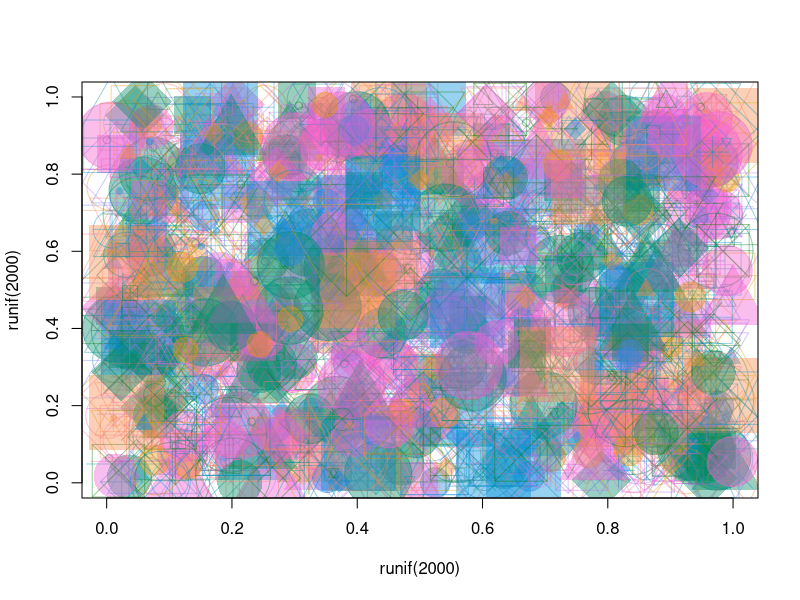

Write the R code that produced this figure.
## ---- chunk 1
require(knitr)
#turn off mesages and warnings and make it so output isn't prefixed by anything, default is to put "##" in front of all output for some reason
opts_chunk$set(message=FALSE, warning=FALSE, comment = "")
## ---- chunk 2
library(colorspace)
## ---- chunk 3
pal<-function (n, h = c(-240, 60), c. = c(80, 100), l = c(40, 70), 
    power = c(1.75384615384615, 1.3), fixup = TRUE, gamma = NULL, 
    alpha = 1, ...) 
{
    if (!is.null(gamma)) 
        warning("'gamma' is deprecated and has no effect")
    if (n < 1L) 
        return(character(0L))
    h <- rep(h, length.out = 2L)
    c <- rep(c., length.out = 2L)
    l <- rep(l, length.out = 2L)
    power <- rep(power, length.out = 2L)
    rval <- seq(1, 0, length = n)
    rval <- hex(polarLUV(L = l[2L] - diff(l) * rval^power[2L], 
        C = c[2L] - diff(c) * rval^power[1L], H = h[2L] - diff(h) * 
            rval), fixup = fixup, ...)
    if (!missing(alpha)) {
        alpha <- pmax(pmin(alpha, 1), 0)
        alpha <- format(as.hexmode(round(alpha * 255 + 1e-04)), 
            width = 2L, upper.case = TRUE)
        rval <- paste(rval, alpha, sep = "")
    }
    return(rval)
}
## ---- chunk 4
plot(runif(2000),runif(2000),col=pal(100, alpha=.4),cex=seq(1:10),pch=seq(1:25))
